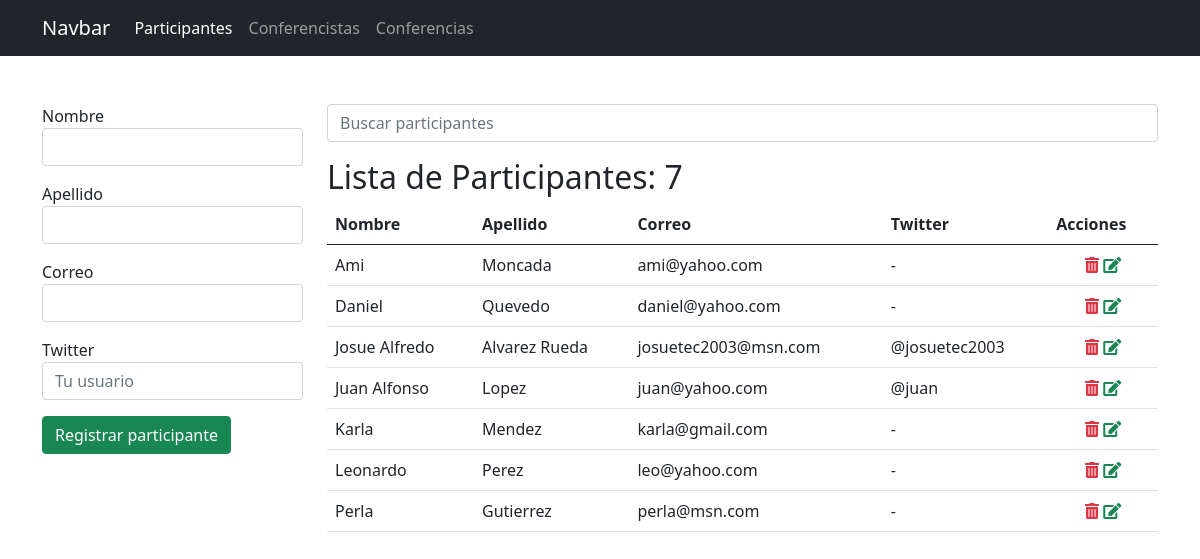
Screenshot of /participantes/ with the database file from the repository.
### app_registro/models.py (models this page shows, shortened)
class Participante(models.Model):
    nombre = models.CharField(max_length=25)
    apellido = models.CharField(max_length=25)
    correo = models.EmailField()
    twitter = models.CharField(max_length=35, null=True, blank=True)

### app_registro/views.py (the view, shortened to what this page needs)
# urls.py: path('participantes/', views.participantes, name="participantes"),
def participantes(request):
    activo = 'participantes'
    q = request.GET.get('q')
    if q:
        data = Participante.objects.filter(nombre__startswith=q).order_by('nombre')
        '''
            select *
            from participantes
            where nombre like 'n%'
        '''
    else:
        data = Participante.objects.all().order_by('nombre')
    ctx = {
        'activo': activo,
        'participantes': data,
        'q': q
    }
    return render(request, 'registro/participantes.html', ctx)

### app_registro/templates/registro/participantes.html (shortened to what this page needs)
{% extends "base.html" %}
{% block container %}
    <div class="row">
        <div class="col-3">
            {% if p %}
            <form action="{% url 'editar_participante' p.id %}" method="post">
            {% else %}
            <form action="{% url 'participantes' %}" method="post">
            {% endif %}
                <div class="mb-3">
                    <label for="nombre">Nombre</label>
                    <input type="text" value="{{ p.nombre }}" name="nombre" id="nombre" class="form-control" required autofocus>
                </div>
                <div class="mb-3">
                    <label for="apellido">Apellido</label>
                    <input type="text" value="{{ p.apellido }}" name="apellido" id="apellido" class="form-control" required>
                </div>
                <div class="mb-3">
                    <label for="correo">Correo</label>
                    <input type="email" value="{{ p.correo }}" name="correo" id="correo" class="form-control" required>
                </div>
                <div class="mb-3">
                    <label for="twitter">Twitter</label>
                    <input type="text" value="{{ p.twitter }}" name="twitter" id="twitter" class="form-control" placeholder="Tu usuario" required>
                </div>
                <div class="mb-3">
                    {% if p %}
                    <input type="submit" class="btn btn-success" value="Actualizar participante">
                    {% else %}
                    <input type="submit" class="btn btn-success" value="Registrar participante">
                    {% endif %}
                </div>
            </form>
        </div>
        <div class="col-9">
            <form action="" method="get">
                <input type="search" name="q" value="{{ q|default_if_none:'' }}" class="form-control" placeholder="Buscar participantes">
            </form>
            <h2 class="mt-3">Lista de Participantes: {{ participantes.count }}</h2>
            <table class="table table-hover">
                <thead>
                    <tr>
                        <th>Nombre</th>
                        <th>Apellido</th>
                        <th>Correo</th>
                        <th>Twitter</th>
                        <th>Acciones</th>
                    </tr>
                </thead>
                <tbody>
                    {% for p in participantes %}
                    <tr>
                        <td>{{ p.nombre }}</td>
                        <td>{{ p.apellido }}</td>
                        <td>{{ p.correo }}</td>
                        <td>
                            {{ p.twitter|default_if_none:'-' }}
                        </td>
                        <td class="text-center">
                            <a onclick="if (!confirm('Confirme la eliminacion')) return false;" href="{% url 'eliminar_participante' p.id %}" class="text-danger"><span class="fas fa-trash-alt"></span></a>
                            <a href="{% url 'editar_participante' p.id %}" class="text-success"><span class="fas fa-edit"></span></a>
                        </td>
                    </tr>
                    {% empty %}
                    <tr>
                        <td colspan="5" class="text-danger text-center">No se encontraron resultados</td>
                    </tr>
                    {% endfor %}
                </tbody>
            </table>
        </div>
    </div>
{% endblock %}

### rows the page displays
Participante: nombre "Ami", apellido "Moncada", correo "ami@yahoo.com", twitter "-"
Participante: nombre "Daniel", apellido "Quevedo", correo "daniel@yahoo.com", twitter "-"
Participante: nombre "Josue Alfredo", apellido "Alvarez Rueda", correo "josuetec2003@msn.com", twitter "@josuetec2003"
Participante: nombre "Juan Alfonso", apellido "Lopez", correo "juan@yahoo.com", twitter "@juan"
Participante: nombre "Karla", apellido "Mendez", correo "karla@gmail.com", twitter "-"
Participante: nombre "Leonardo", apellido "Perez", correo "leo@yahoo.com", twitter "-"
Participante: nombre "Perla", apellido "Gutierrez", correo "perla@msn.com", twitter "-"

### other values shown
{{ participantes.count }} "7"
